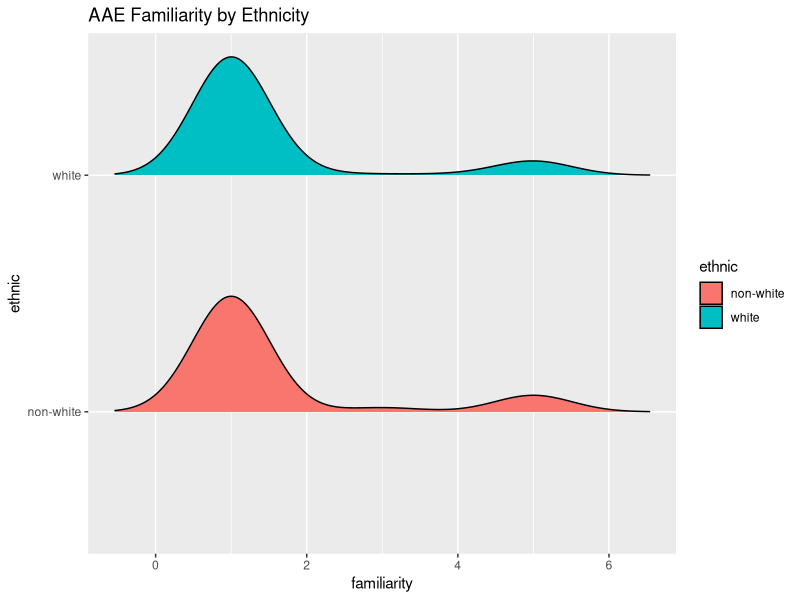
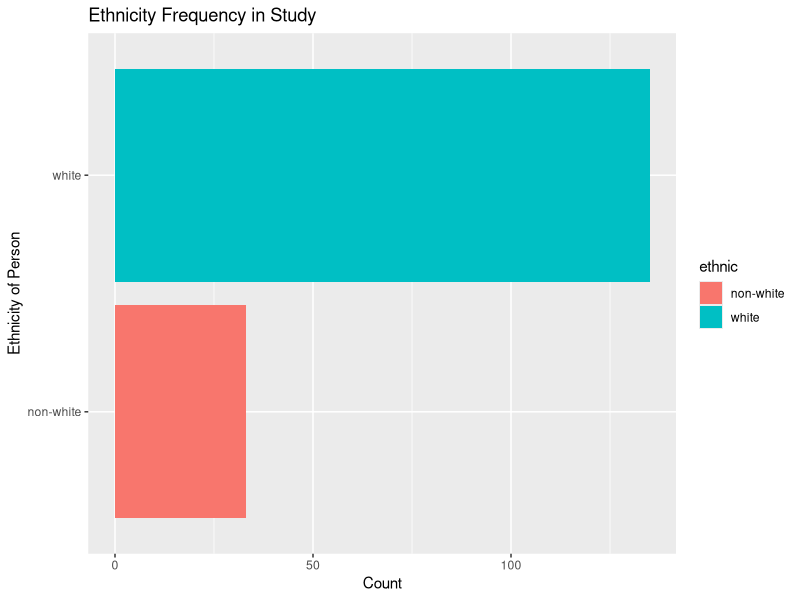

These figures' R source, in order:
## ---- chunk 1
#| output: false
library(tidyverse)
library(ggridges)
library(here)

hiphop <- read_csv(here::here("supporting_artifacts", "learning_targets", "hiphop.csv"))
## ---- chunk 2

hiphop_clean <- hiphop |> 
  mutate(
    sex = as.factor(sex),
    ethnic = as.factor(ethnic))
  
## ---- chunk 3

words <- distinct(hiphop_clean, word)
count(words)
## ---- chunk 4

hiphop_clean <- hiphop_clean |> 
  mutate(
    ethnic = 
      if_else(ethnic == "white", "white", "non-white"))
## ---- chunk 5

ethnicity <- hiphop_clean |>
  distinct(subj, .keep_all = TRUE) |> 
  count(ethnic)

ethnicity
## ---- chunk 6

sex <- hiphop_clean |> 
  distinct(subj, .keep_all = TRUE) |> 
  count(sex)

sex
## ---- chunk 7
age <- hiphop_clean |> 
  distinct(subj, .keep_all = TRUE) |> 
  select(age)
  group_by(age) |>
  count(age)

age
## ---- chunk 8

hiphop_clean |> 
  distinct(subj, .keep_all = TRUE) |> 
  ggplot(mapping = aes(x = familiarity, y = ethnic, fill = ethnic)) +
  geom_density_ridges(scale = 0.5) +
  ggtitle("AAE Familiarity by Ethnicity")
## ---- chunk 9
ggplot(data = ethnicity, 
       mapping = aes(x = n, y = ethnic, fill = ethnic)) +
  geom_col() +
  xlab("Count") +
  ylab("Ethnicity of Person") +
  ggtitle("Ethnicity Frequency in Study")
## ---- chunk 10

hiphop_clean |> 
  filter(age < 20) |> 
  group_by(word) |> 
  summarize(mean = mean(familiarity)) |> 
  #slice_max(mean) |> 
  slice_min(mean)
## ---- chunk 11

hiphop_clean |> 
  filter(sex == "Female", ethnic == "non-white") |> 
  group_by(word) |> 
  summarize(mean = mean(familiarity)) |> 
  slice_max(mean)
  #slice_min(mean)

## ---- chunk 12

hiphop_clean |> 
  filter(sex == "Male", ethnic  == "white", age > 30) |> 
  group_by(word) |> 
  summarise(mean = mean(familiarity)) |> 
  #slice_max(mean)
  slice_min(mean)
## ---- chunk 13

hiphop_clean |> 
  distinct(subj, .keep_all = TRUE) |> 
  filter(sex == "Male",
         ethnic == "white",
         age >= 17,
         age <= 23,
         city >= 10000,
         city <= 60000,
         bieber >= 5) |> 
  pull(subj)
